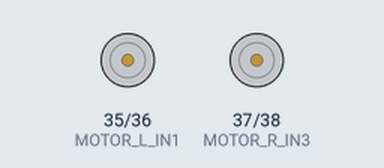
Recording of a sketch running on a simulated ESP32-S3. On the bench: motor-driver pin pairs drawn as motors (green arrow = first pin HIGH = forward, orange = second pin HIGH = backward, longer = more drive, scaled by the enable pin). WiFi joins after 1.5 s; servers stay silent unless stated; uploads are accepted with an empty reply; the camera gives no picture; what the sketch prints to the serial monitor is not drawn.

Above: at 5.2 s.
At 13.78 s:
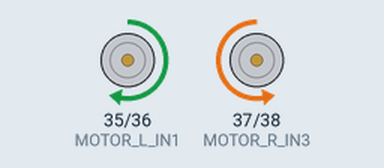
At 26.0 s:
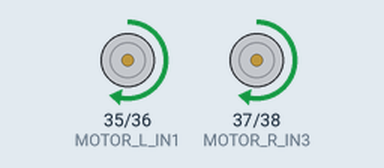
Timing chart, 0 to 35.4 s (numbered marks = the images above):
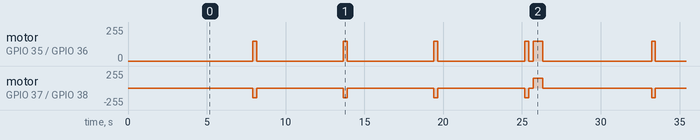

Measured:
- by itself, motor on GPIO 35 (MOTOR_L_IN1) / GPIO 36 (MOTOR_L_IN2): repeats every 25.3 s: 3 × (stopped 5.5 s, forward 149/255 0.25 s), stopped 0.30 s, forward 149/255 0.60 s, stopped 6.9 s, forward 149/255 0.25 s
- by itself, motor on GPIO 37 (MOTOR_R_IN3) / GPIO 38 (MOTOR_R_IN4): repeats every 25.3 s: 3 × (stopped 5.5 s, backward 149/255 0.25 s), stopped 0.30 s, forward 149/255 0.60 s, stopped 6.9 s, backward 149/255 0.25 s

The sketch:

esp32s3_explorer.ino
```cpp
/*
 * ESP32-S3 Overcooked Data Collector
 * =====================================
 * Board  : ESP32-S3-EYE  (no PSRAM)
 * Server : FastAPI  (overcooked_server.py)
 *
 * Key fixes vs previous version:
 *  - httpPostImage() streams directly over WiFiClient — zero ps_malloc/malloc copy
 *  - Frame size set to FRAMESIZE_CIF (400×296, ~10-15 KB JPEG) so frames fit in DRAM
 *    alongside WiFi buffers. Bump to FRAMESIZE_VGA if you add PSRAM later.
 *
 * Flow:
 *  1. GET /layout         → fetch active layout name
 *  2. Scan N/E/S/W × 5   → POST /upload per image (streamed, no copy)
 *  3. POST /endscan       → get next move: N|E|S|W|DONE
 *  4. Drive, increment step, repeat from 2
 */

#include <Arduino.h>
#include "esp_camera.h"
#include <WiFi.h>
#include <HTTPClient.h>
#include <ArduinoJson.h>

// ═══════════════════════════════════════════════════════════════════════════════
//  CAMERA PINS  —  ESP32S3_EYE
// ═══════════════════════════════════════════════════════════════════════════════
#define PWDN_GPIO_NUM    -1
#define RESET_GPIO_NUM   -1
#define XCLK_GPIO_NUM    15
#define SIOD_GPIO_NUM     4
#define SIOC_GPIO_NUM     5
#define Y2_GPIO_NUM      11
#define Y3_GPIO_NUM       9
#define Y4_GPIO_NUM       8
#define Y5_GPIO_NUM      10
#define Y6_GPIO_NUM      12
#define Y7_GPIO_NUM      18
#define Y8_GPIO_NUM      17
#define Y9_GPIO_NUM      16
#define VSYNC_GPIO_NUM    6
#define HREF_GPIO_NUM     7
#define PCLK_GPIO_NUM    13

// ─── WiFi ────────────────────────────────────────────────────────────────────
const char* WIFI_SSID     = "Network";
const char* WIFI_PASSWORD = "Excels!or";

// ─── Server ──────────────────────────────────────────────────────────────────
const char* SERVER_HOST = "192.168.68.107";
const int   SERVER_PORT = 8000;

// ─── Motor pins ───────────────────────────────────────────────────────────────
#define MOTOR_L_IN1  35
#define MOTOR_L_IN2  36
#define MOTOR_L_EN   40
#define MOTOR_R_IN3  37
#define MOTOR_R_IN4  38
#define MOTOR_R_EN   39
#define MOTOR_SPEED  150

// ─── LEDC ────────────────────────────────────────────────────────────────────
#define LEDC_FREQ   5000
#define LEDC_RES    8

// ─── Timing ──────────────────────────────────────────────────────────────────
#define IMAGES_PER_DIRECTION  5
#define CAPTURE_INTERVAL_MS   600   // gap between shots (camera AEC settle)
#define STEP_DRIVE_MS         600   // forward drive duration
#define ROTATE_90_MS          250   // time for one 90° spin
#define POST_ROTATE_MS        800   // settle time after each rotation before shooting
#define POST_DRIVE_MS        1000   // settle time after driving before next scan

// ─── State ───────────────────────────────────────────────────────────────────
enum Direction { DIR_N = 0, DIR_E = 1, DIR_S = 2, DIR_W = 3 };
const char DIR_CHARS[] = {'N', 'E', 'S', 'W'};

Direction currentHeading = DIR_N;
int       currentStep    = 0;
String    currentLayout  = "unknown";
bool      missionDone    = false;

// ═══════════════════════════════════════════════════════════════════════════════
//  MOTORS
// ═══════════════════════════════════════════════════════════════════════════════
void motorsInit() {
    pinMode(MOTOR_L_IN1, OUTPUT); pinMode(MOTOR_L_IN2, OUTPUT);
    pinMode(MOTOR_R_IN3, OUTPUT); pinMode(MOTOR_R_IN4, OUTPUT);
    ledcAttach(MOTOR_L_EN, LEDC_FREQ, LEDC_RES);
    ledcAttach(MOTOR_R_EN, LEDC_FREQ, LEDC_RES);
}
static inline void setPWM(uint8_t spd) {
    ledcWrite(MOTOR_L_EN, spd);
    ledcWrite(MOTOR_R_EN, spd);
}
void motorsStop() {
    digitalWrite(MOTOR_L_IN1, LOW); digitalWrite(MOTOR_L_IN2, LOW);
    digitalWrite(MOTOR_R_IN3, LOW); digitalWrite(MOTOR_R_IN4, LOW);
    setPWM(0);
}
void motorsForward(int spd = MOTOR_SPEED) {
    digitalWrite(MOTOR_L_IN1, HIGH); digitalWrite(MOTOR_L_IN2, LOW);
    digitalWrite(MOTOR_R_IN3, HIGH); digitalWrite(MOTOR_R_IN4, LOW);
    setPWM(spd);
}
void motorsSpinRight(int spd = MOTOR_SPEED) {
    digitalWrite(MOTOR_L_IN1, HIGH); digitalWrite(MOTOR_L_IN2, LOW);
    digitalWrite(MOTOR_R_IN3, LOW);  digitalWrite(MOTOR_R_IN4, HIGH);
    setPWM(spd);
}
void motorsSpinLeft(int spd = MOTOR_SPEED) {
    digitalWrite(MOTOR_L_IN1, LOW);  digitalWrite(MOTOR_L_IN2, HIGH);
    digitalWrite(MOTOR_R_IN3, HIGH); digitalWrite(MOTOR_R_IN4, LOW);
    setPWM(spd);
}
void rotateToHeading(Direction target) {
    int delta = ((int)target - (int)currentHeading + 4) % 4;
    if (delta == 0) return;
    if (delta <= 2) {
        for (int i = 0; i < delta; i++) {
            motorsSpinRight(); delay(ROTATE_90_MS);
            motorsStop();      delay(100);
        }
    } else {
        motorsSpinLeft(); delay(ROTATE_90_MS);
        motorsStop();     delay(100);
    }
    currentHeading = target;
}
void driveForward() {
    motorsForward(); delay(STEP_DRIVE_MS); motorsStop();
    delay(POST_DRIVE_MS);   // let robot fully stop before next scan begins
}

// ═══════════════════════════════════════════════════════════════════════════════
//  CAMERA
//  No PSRAM → FRAMESIZE_CIF (400×296).
//  JPEG quality 10 produces ~10-15 KB frames — fits comfortably in DRAM heap
//  (the ESP32-S3 has ~320 KB usable DRAM; WiFi + camera driver use ~200 KB,
//   leaving ~120 KB free — more than enough for a 15 KB frame buffer).
// ═══════════════════════════════════════════════════════════════════════════════
bool initCamera() {
    camera_config_t cfg;
    cfg.ledc_channel = LEDC_CHANNEL_0;
    cfg.ledc_timer   = LEDC_TIMER_0;
    cfg.pin_d0 = Y2_GPIO_NUM; cfg.pin_d1 = Y3_GPIO_NUM;
    cfg.pin_d2 = Y4_GPIO_NUM; cfg.pin_d3 = Y5_GPIO_NUM;
    cfg.pin_d4 = Y6_GPIO_NUM; cfg.pin_d5 = Y7_GPIO_NUM;
    cfg.pin_d6 = Y8_GPIO_NUM; cfg.pin_d7 = Y9_GPIO_NUM;
    cfg.pin_xclk     = XCLK_GPIO_NUM;
    cfg.pin_pclk     = PCLK_GPIO_NUM;
    cfg.pin_vsync    = VSYNC_GPIO_NUM;
    cfg.pin_href     = HREF_GPIO_NUM;
    cfg.pin_sccb_sda = SIOD_GPIO_NUM;
    cfg.pin_sccb_scl = SIOC_GPIO_NUM;
    cfg.pin_pwdn     = PWDN_GPIO_NUM;
    cfg.pin_reset    = RESET_GPIO_NUM;
    cfg.xclk_freq_hz = 20000000;
    cfg.pixel_format = PIXFORMAT_JPEG;
    cfg.grab_mode    = CAMERA_GRAB_WHEN_EMPTY;
    cfg.fb_location  = CAMERA_FB_IN_DRAM;
    cfg.frame_size   = FRAMESIZE_CIF;   // 400×296 — ~10-15 KB per JPEG
    cfg.jpeg_quality = 10;              // 0=best quality, 63=worst
    cfg.fb_count     = 1;

    esp_err_t err = esp_camera_init(&cfg);
    if (err != ESP_OK) {
        Serial.printf("[CAM] Init failed: 0x%x\n", err);
        return false;
    }
    sensor_t* s = esp_camera_sensor_get();
    if (!s) { Serial.println("[CAM] sensor_get NULL"); return false; }
    s->set_vflip(s, 1);

    // Warm up AEC/AWB at QVGA, then restore CIF
    s->set_framesize(s, FRAMESIZE_QVGA);
    delay(500);
    s->set_framesize(s, FRAMESIZE_CIF);
    Serial.println("[CAM] Ready (CIF, DRAM-only).");
    return true;
}

camera_fb_t* captureFrame() {
    camera_fb_t* fb = esp_camera_fb_get();
    if (!fb) Serial.println("[CAM] Capture failed");
    return fb;
}

// ═══════════════════════════════════════════════════════════════════════════════
//  HTTP — GET /layout
// ═══════════════════════════════════════════════════════════════════════════════
String httpGetLayout() {
    HTTPClient http;
    http.begin(String("http://") + SERVER_HOST + ":" + SERVER_PORT + "/layout");
    http.setTimeout(10000);
    int code = http.GET();
    if (code != 200) {
        Serial.printf("[HTTP] /layout → %d\n", code);
        http.end();
        return "unknown";
    }
    String resp = http.getString();
    http.end();
    JsonDocument doc;
    if (deserializeJson(doc, resp) || !doc["layout"].is<const char*>()) {
        Serial.println("[HTTP] /layout bad JSON");
        return "unknown";
    }
    return String(doc["layout"].as<const char*>());
}

bool httpPostImage(char dirChar, uint8_t shotIdx,
                   const uint8_t* buf, size_t len) {
    if (!buf || len == 0) return false;

    const char* BOUNDARY = "ESP32B";

    // Build preamble string (all text fields + file part header)
    String pre;
    pre.reserve(400);
    pre += "--"; pre += BOUNDARY;
    pre += "\r\nContent-Disposition: form-data; name=\"layout\"\r\n\r\n";
    pre += currentLayout; pre += "\r\n";

    pre += "--"; pre += BOUNDARY;
    pre += "\r\nContent-Disposition: form-data; name=\"step\"\r\n\r\n";
    pre += currentStep; pre += "\r\n";

    pre += "--"; pre += BOUNDARY;
    pre += "\r\nContent-Disposition: form-data; name=\"dir\"\r\n\r\n";
    pre += dirChar; pre += "\r\n";

    pre += "--"; pre += BOUNDARY;
    pre += "\r\nContent-Disposition: form-data; name=\"shot\"\r\n\r\n";
    pre += shotIdx; pre += "\r\n";

    pre += "--"; pre += BOUNDARY; pre += "\r\n";
    pre += "Content-Disposition: form-data; name=\"file\"; filename=\"shot.jpg\"\r\n";
    pre += "Content-Type: image/jpeg\r\n\r\n";

    const char* tail    = "\r\n--ESP32B--\r\n";
    size_t      tailLen = strlen(tail);
    size_t      bodyLen = pre.length() + len + tailLen;

    // Open TCP connection
    WiFiClient client;
    client.setTimeout(20);
    if (!client.connect(SERVER_HOST, SERVER_PORT)) {
        Serial.println("[HTTP] TCP connect failed");
        return false;
    }

    // Write HTTP request headers
    client.printf("POST /upload HTTP/1.1\r\n");
    client.printf("Host: %s:%d\r\n", SERVER_HOST, SERVER_PORT);
    client.printf("Content-Type: multipart/form-data; boundary=%s\r\n", BOUNDARY);
    client.printf("Content-Length: %u\r\n", bodyLen);
    client.printf("Connection: close\r\n\r\n");

    // Write body: preamble → JPEG (direct, no copy) → tail
    client.write((const uint8_t*)pre.c_str(), pre.length());
    client.write(buf, len);
    client.write((const uint8_t*)tail, tailLen);
    client.flush();

    // Read status line only
    String statusLine = client.readStringUntil('\n');
    client.stop();

    int sp   = statusLine.indexOf(' ');
    int code = (sp >= 0) ? statusLine.substring(sp + 1, sp + 4).toInt() : 0;
    if (code == 200) return true;
    Serial.printf("[HTTP] /upload → %d\n", code);
    return false;
}

// ═══════════════════════════════════════════════════════════════════════════════
//  HTTP — POST /endscan
// ═══════════════════════════════════════════════════════════════════════════════
String httpEndScan() {
    HTTPClient http;
    http.begin(String("http://") + SERVER_HOST + ":" + SERVER_PORT + "/endscan");
    http.addHeader("Content-Type", "application/json");
    http.setTimeout(30000);
    String body = "{\"layout\":\"" + currentLayout + "\",\"step\":" + String(currentStep) + "}";
    int code = http.POST(body);
    if (code != 200) {
        Serial.printf("[HTTP] /endscan → %d\n", code);
        http.end();
        return "N";
    }
    String resp = http.getString();
    http.end();
    JsonDocument doc;
    if (deserializeJson(doc, resp) || !doc["move"].is<const char*>()) {
        Serial.println("[HTTP] /endscan bad JSON");
        return "N";
    }
    String cmd = String(doc["move"].as<const char*>());
    Serial.printf("[HTTP] /endscan → move=%s\n", cmd.c_str());
    return cmd;
}

// ═══════════════════════════════════════════════════════════════════════════════
//  SCAN
// ═══════════════════════════════════════════════════════════════════════════════
void scanAllDirections() {
    Direction scanOrder[] = {DIR_N, DIR_E, DIR_S, DIR_W};
    for (int d = 0; d < 4; d++) {
        Direction dir = scanOrder[d];
        char      dc  = DIR_CHARS[dir];
        Serial.printf("[SCAN] Facing %c\n", dc);
        rotateToHeading(dir);
        delay(POST_ROTATE_MS);   // wait for vibration to die & AEC/AWB to re-settle
        for (int i = 0; i < IMAGES_PER_DIRECTION; i++) {
            camera_fb_t* fb = captureFrame();
            if (fb) {
                Serial.printf("[SCAN] step=%d dir=%c shot=%d  %u B\n",
                              currentStep, dc, i, fb->len);
                bool ok = httpPostImage(dc, i, fb->buf, fb->len);
                esp_camera_fb_return(fb);
            }
            delay(CAPTURE_INTERVAL_MS);
        }
    }
    rotateToHeading(DIR_N);
}

// ═══════════════════════════════════════════════════════════════════════════════
//  SETUP & LOOP
// ═══════════════════════════════════════════════════════════════════════════════
void setup() {
    Serial.begin(115200);
    Serial.setDebugOutput(false);
    Serial.println("\n[BOOT] Overcooked Data Collector");

    motorsInit();
    motorsStop();

    if (!initCamera()) {
        Serial.println("[FATAL] Camera init failed.");
        while (true) delay(1000);
    }

    WiFi.begin(WIFI_SSID, WIFI_PASSWORD);
    WiFi.setSleep(false);
    Serial.print("[WiFi] Connecting");
    while (WiFi.status() != WL_CONNECTED) { delay(500); Serial.print("."); }
    Serial.printf("\n[WiFi] IP: %s\n", WiFi.localIP().toString().c_str());

    currentLayout = httpGetLayout();
    Serial.printf("[LAYOUT] %s\n", currentLayout.c_str());

    currentHeading = DIR_N;
    currentStep    = 0;
    missionDone    = false;
    Serial.println("[READY]");
}

void loop() {
    if (missionDone) { delay(5000); return; }

    Serial.printf("\n── STEP %d ──\n", currentStep);
    scanAllDirections();

    String cmd = httpEndScan();

    if (cmd == "DONE") {
        Serial.println("[DONE] Mission complete!");
        motorsStop();
        missionDone = true;
        return;
    }

    Direction moveDir = DIR_N;
    if      (cmd == "N") moveDir = DIR_N;
    else if (cmd == "E") moveDir = DIR_E;
    else if (cmd == "S") moveDir = DIR_S;
    else if (cmd == "W") moveDir = DIR_W;
    else {
        Serial.printf("[WARN] Unknown cmd '%s'\n", cmd.c_str());
        currentStep++;
        return;
    }

    Serial.printf("[MOVE] %s\n", cmd.c_str());
    rotateToHeading(moveDir);
    driveForward();
    rotateToHeading(DIR_N);
    currentStep++;
    delay(500);
}
```
